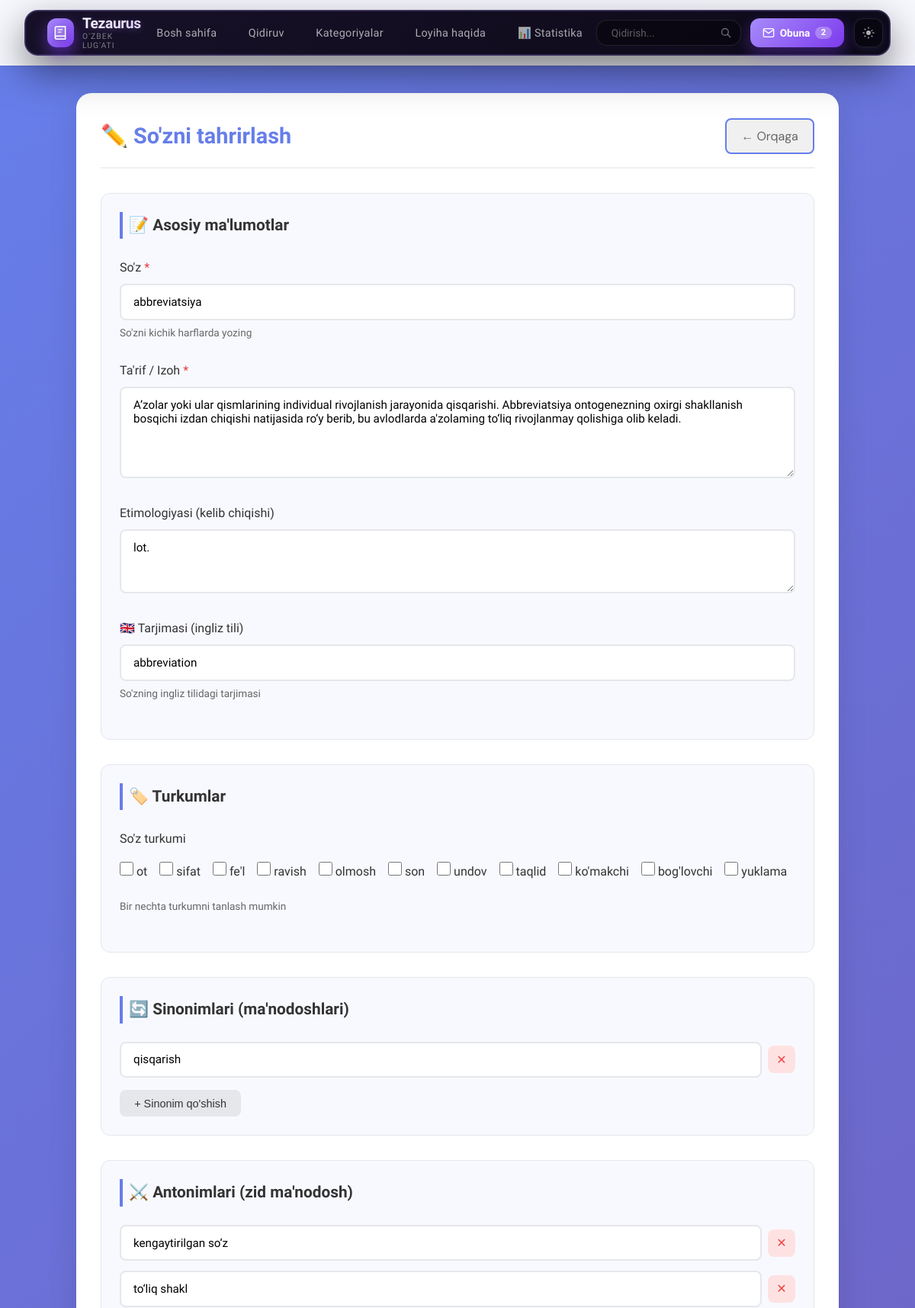
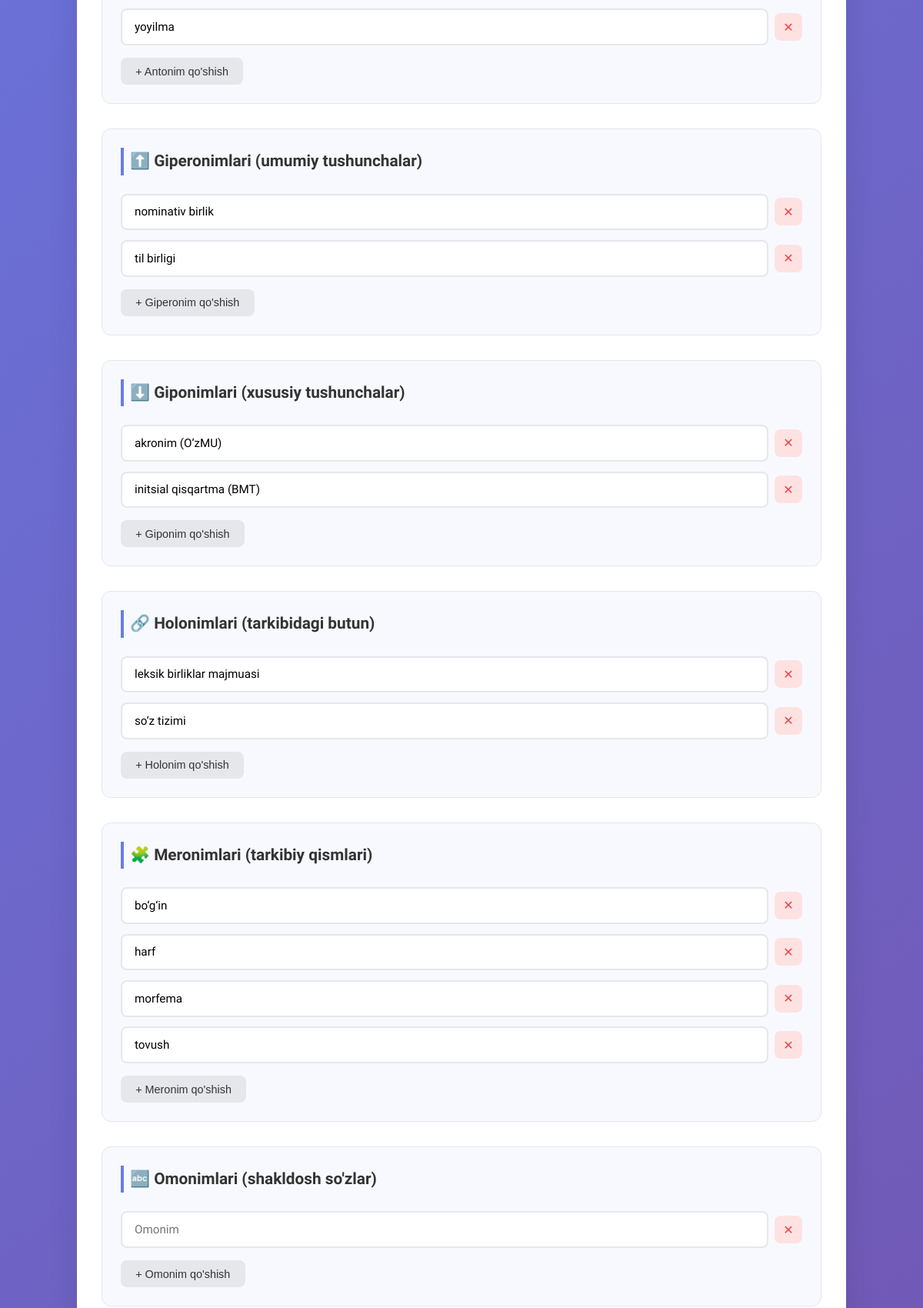
Page /admin/words/edit/1 (signed in, upper part) on the committed database (2 pictures, top to bottom).
### models.py (models this page shows, shortened)
class Word(db.Model):
    id = db.Column(db.Integer, primary_key=True)
    word = db.Column(db.String(100), nullable=False, index=True)  # unique=True ni olib tashladik!
    definition = db.Column(db.Text, nullable=False)
    etymology = db.Column(db.Text)
    translation_en = db.Column(db.String(200))
    categories = db.relationship('WordCategory', backref='word_item', lazy='dynamic', cascade='all, delete-orphan')
    synonyms = db.relationship('WordSynonym', backref='word_item', lazy='dynamic', cascade='all, delete-orphan')
    antonyms = db.relationship('WordAntonym', backref='word_item', lazy='dynamic', cascade='all, delete-orphan')
    hyperonyms = db.relationship('WordHyperonym', backref='word_item', lazy='dynamic', cascade='all, delete-orphan')
    hyponyms = db.relationship('WordHyponym', backref='word_item', lazy='dynamic', cascade='all, delete-orphan')
    holonyms = db.relationship('WordHolonym', backref='word_item', lazy='dynamic', cascade='all, delete-orphan')
    meronyms = db.relationship('WordMeronym', backref='word_item', lazy='dynamic', cascade='all, delete-orphan')
    homonyms = db.relationship('WordHomonym', backref='word_item', lazy='dynamic', cascade='all, delete-orphan')
    paronyms = db.relationship('WordParonym', backref='word_item', lazy='dynamic', cascade='all, delete-orphan')
    usage_areas = db.relationship('WordUsageArea', backref='word_item', lazy='dynamic', cascade='all, delete-orphan')
    created_at = db.Column(db.DateTime, default=datetime.utcnow)
    updated_at = db.Column(db.DateTime, default=datetime.utcnow, onupdate=datetime.utcnow)

class WordSynonym(db.Model):
    __tablename__ = 'word_synonym'
    id = db.Column(db.Integer, primary_key=True)
    word_id = db.Column(db.Integer, db.ForeignKey('word.id'), nullable=False)
    related_word = db.Column(db.String(100), nullable=False, index=True)

class WordAntonym(db.Model):
    __tablename__ = 'word_antonym'
    id = db.Column(db.Integer, primary_key=True)
    word_id = db.Column(db.Integer, db.ForeignKey('word.id'), nullable=False)
    related_word = db.Column(db.String(100), nullable=False, index=True)

class WordHyperonym(db.Model):
    __tablename__ = 'word_hyperonym'
    id = db.Column(db.Integer, primary_key=True)
    word_id = db.Column(db.Integer, db.ForeignKey('word.id'), nullable=False)
    related_word = db.Column(db.String(100), nullable=False, index=True)

class WordHyponym(db.Model):
    __tablename__ = 'word_hyponym'
    id = db.Column(db.Integer, primary_key=True)
    word_id = db.Column(db.Integer, db.ForeignKey('word.id'), nullable=False)
    related_word = db.Column(db.String(100), nullable=False, index=True)

class WordHolonym(db.Model):
    __tablename__ = 'word_holonym'
    id = db.Column(db.Integer, primary_key=True)
    word_id = db.Column(db.Integer, db.ForeignKey('word.id'), nullable=False)
    related_word = db.Column(db.String(100), nullable=False, index=True)

class WordMeronym(db.Model):
    __tablename__ = 'word_meronym'
    id = db.Column(db.Integer, primary_key=True)
    word_id = db.Column(db.Integer, db.ForeignKey('word.id'), nullable=False)
    related_word = db.Column(db.String(100), nullable=False, index=True)

### admin.py (the view, shortened to what this page needs)
@admin_bp.route('/words/edit/<int:word_id>', methods=['GET', 'POST'])
@admin_required
def edit_word(word_id):
    word = Word.query.get_or_404(word_id)
    word_data = {
        'id': word.id,
        'word': word.word,
        'definition': word.definition,
        'etymology': word.etymology,
        'translation_en': word.translation_en,
        'categories': [cat.category for cat in word.categories],
        'synonyms': [syn.related_word for syn in word.synonyms],
        'antonyms': [ant.related_word for ant in word.antonyms],
        'hyperonyms': [hyp.related_word for hyp in word.hyperonyms],
        'hyponyms': [hypo.related_word for hypo in word.hyponyms],
        'holonyms': [hol.related_word for hol in word.holonyms],
        'meronyms': [mer.related_word for mer in word.meronyms],
        'homonyms': [hom.related_word for hom in word.homonyms],
        'paronyms': [par.related_word for par in word.paronyms],
        'usage_areas': [area.area for area in word.usage_areas]
    }
    return render_template('admin/word_form.html', word=word_data)

### templates/admin/word_form.html (shortened to what this page needs)
{% extends "base.html" %}
{% block content %}
<div class="admin-form-container">
    <div class="admin-form-header">
        <h1>{% if word %}✏️ So'zni tahrirlash{% else %}➕ Yangi so'z qo'shish{% endif %}</h1>
        <a href="{{ url_for('admin.words') }}" class="back-btn">← Orqaga</a>
    </div>
    <form method="POST" class="word-form" id="wordForm">
        <div class="form-section">
            <h2>📝 Asosiy ma'lumotlar</h2>
            <div class="form-group">
                <label for="word">So'z <span class="required">*</span></label>
                <input type="text" id="word" name="word" value="{{ word.word if word else '' }}" required
                       placeholder="Masalan: tuproq" class="form-control">
                <small class="form-text">So'zni kichik harflarda yozing</small>
            </div>
            <div class="form-group">
                <label for="definition">Ta'rif / Izoh <span class="required">*</span></label>
                <textarea id="definition" name="definition" rows="5" required
                          class="form-control" placeholder="So'zning ma'nosi...">{{ word.definition if word else '' }}</textarea>
            </div>
            <div class="form-group">
                <label for="etymology">Etimologiyasi (kelib chiqishi)</label>
                <textarea id="etymology" name="etymology" rows="3"
                          class="form-control" placeholder="So'zning kelib chiqishi haqida...">{{ word.etymology if word else '' }}</textarea>
            </div>
            <div class="form-group">
                <label for="translation_en">🇬🇧 Tarjimasi (ingliz tili)</label>
                <input type="text" id="translation_en" name="translation_en"
                       value="{{ word.translation_en if word else '' }}"
                       class="form-control" placeholder="Masalan: soil">
                <small class="form-text">So'zning ingliz tilidagi tarjimasi</small>
            </div>
        </div>
        <div class="form-section">
            <h2>🏷️ Turkumlar</h2>
            <div class="form-group">
                <label>So'z turkumi</label>
                <div class="checkbox-group" id="categories-container">
                    {% set categories = word.categories if word else [] %}
                    {% for category in ['ot', 'sifat', 'fe\'l', 'ravish', 'olmosh', 'son', 'undov', 'taqlid', 'ko\'makchi', 'bog\'lovchi', 'yuklama'] %}
                    <label class="checkbox-label">
                        <input type="checkbox" name="categories[]" value="{{ category }}"
                               {% if category in categories %}checked{% endif %}>
                        {{ category }}
                    </label>
                    {% endfor %}
                </div>
                <small class="form-text">Bir nechta turkumni tanlash mumkin</small>
            </div>
        </div>
        <div class="form-section">
            <h2>🔄 Sinonimlari (ma'nodoshlari)</h2>
            <div class="dynamic-fields" id="synonyms-container">
                {% if word and word.synonyms %}
                    {% for syn in word.synonyms %}
                    <div class="dynamic-field">
                        <input type="text" name="synonyms[]" value="{{ syn }}" class="form-control" placeholder="Sinonim">
                        <button type="button" class="remove-field-btn" onclick="this.parentElement.remove()">✕</button>
                    </div>
                    {% endfor %}
                {% else %}
                <div class="dynamic-field">
                    <input type="text" name="synonyms[]" class="form-control" placeholder="Sinonim">
                    <button type="button" class="remove-field-btn" onclick="this.parentElement.remove()">✕</button>
                </div>
                {% endif %}
            </div>
            <button type="button" class="add-field-btn" onclick="addField('synonyms-container')">+ Sinonim qo'shish</button>
        </div>
        <div class="form-section">
            <h2>⚔️ Antonimlari (zid ma'nodosh)</h2>
            <div class="dynamic-fields" id="antonyms-container">
                {% if word and word.antonyms %}
                    {% for ant in word.antonyms %}
                    <div class="dynamic-field">
                        <input type="text" name="antonyms[]" value="{{ ant }}" class="form-control" placeholder="Antonim">
                        <button type="button" class="remove-field-btn" onclick="this.parentElement.remove()">✕</button>
                    </div>
                    {% endfor %}
                {% else %}
                <div class="dynamic-field">
                    <input type="text" name="antonyms[]" class="form-control" placeholder="Antonim">
                    <button type="button" class="remove-field-btn" onclick="this.parentElement.remove()">✕</button>
                </div>
                {% endif %}
            </div>
            <button type="button" class="add-field-btn" onclick="addField('antonyms-container')">+ Antonim qo'shish</button>
        </div>
        <div class="form-section">
            <h2>⬆️ Giperonimlari (umumiy tushunchalar)</h2>
            <div class="dynamic-fields" id="hyperonyms-container">
                {% if word and word.hyperonyms %}
                    {% for hyp in word.hyperonyms %}
                    <div class="dynamic-field">
                        <input type="text" name="hyperonyms[]" value="{{ hyp }}" class="form-control" placeholder="Giperonim">
                        <button type="button" class="remove-field-btn" onclick="this.parentElement.remove()">✕</button>
                    </div>
                    {% endfor %}
                {% else %}
                <div class="dynamic-field">
                    <input type="text" name="hyperonyms[]" class="form-control" placeholder="Giperonim">
                    <button type="button" class="remove-field-btn" onclick="this.parentElement.remove()">✕</button>
                </div>
                {% endif %}
            </div>
            <button type="button" class="add-field-btn" onclick="addField('hyperonyms-container')">+ Giperonim qo'shish</button>
        </div>
        <div class="form-section">
            <h2>⬇️ Giponimlari (xususiy tushunchalar)</h2>
            <div class="dynamic-fields" id="hyponyms-container">
                {% if word and word.hyponyms %}
                    {% for hypo in word.hyponyms %}
                    <div class="dynamic-field">
                        <input type="text" name="hyponyms[]" value="{{ hypo }}" class="form-control" placeholder="Giponim">
                        <button type="button" class="remove-field-btn" onclick="this.parentElement.remove()">✕</button>
                    </div>
                    {% endfor %}
                {% else %}
                <div class="dynamic-field">
                    <input type="text" name="hyponyms[]" class="form-control" placeholder="Giponim">
                    <button type="button" class="remove-field-btn" onclick="this.parentElement.remove()">✕</button>
                </div>
                {% endif %}
            </div>
            <button type="button" class="add-field-btn" onclick="addField('hyponyms-container')">+ Giponim qo'shish</button>
        </div>
        <div class="form-section">
            <h2>🔗 Holonimlari (tarkibidagi butun)</h2>
            <div class="dynamic-fields" id="holonyms-container">
                {% if word and word.holonyms %}
                    {% for hol in word.holonyms %}
                    <div class="dynamic-field">
                        <input type="text" name="holonyms[]" value="{{ hol }}" class="form-control" placeholder="Holonim">
                        <button type="button" class="remove-field-btn" onclick="this.parentElement.remove()">✕</button>
                    </div>
                    {% endfor %}
                {% else %}
                <div class="dynamic-field">
                    <input type="text" name="holonyms[]" class="form-control" placeholder="Holonim">
                    <button type="button" class="remove-field-btn" onclick="this.parentElement.remove()">✕</button>
                </div>
                {% endif %}
            </div>
            <button type="button" class="add-field-btn" onclick="addField('holonyms-container')">+ Holonim qo'shish</button>
        </div>
        <div class="form-section">
            <h2>🧩 Meronimlari (tarkibiy qismlari)</h2>
            <div class="dynamic-fields" id="meronyms-container">
                {% if word and word.meronyms %}
                    {% for mer in word.meronyms %}
                    <div class="dynamic-field">
                        <input type="text" name="meronyms[]" value="{{ mer }}" class="form-control" placeholder="Meronim">
                        <button type="button" class="remove-field-btn" onclick="this.parentElement.remove()">✕</button>
                    </div>
                    {% endfor %}
                {% else %}
                <div class="dynamic-field">
                    <input type="text" name="meronyms[]" class="form-control" placeholder="Meronim">
                    <button type="button" class="remove-field-btn" onclick="this.parentElement.remove()">✕</button>
                </div>
                {% endif %}
            </div>
            <button type="button" class="add-field-btn" onclick="addField('meronyms-container')">+ Meronim qo'shish</button>
        </div>
        <div class="form-section">
            <h2>🔤 Omonimlari (shakldosh so'zlar)</h2>
            <div class="dynamic-fields" id="homonyms-container">
                {% if word and word.homonyms %}
                    {% for hom in word.homonyms %}
                    <div class="dynamic-field">
                        <input type="text" name="homonyms[]" value="{{ hom }}" class="form-control" placeholder="Omonim">
                        <button type="button" class="remove-field-btn" onclick="this.parentElement.remove()">✕</button>
                    </div>
                    {% endfor %}
                {% else %}
                <div class="dynamic-field">
                    <input type="text" name="homonyms[]" class="form-control" placeholder="Omonim">
                    <button type="button" class="remove-field-btn" onclick="this.parentElement.remove()">✕</button>
                </div>
                {% endif %}
            </div>
            <button type="button" class="add-field-btn" onclick="addField('homonyms-container')">+ Omonim qo'shish</button>
        </div>
    </form>
</div>
{% endblock %}

### rows in the picture
Word: word "abbreviatsiya", definition "A’zolar yoki ular qismlarining individual rivojlanish jarayonida qisqarishi. Abbreviatsiya ontogenezning oxirgi shakllanish bosqichi izdan chiqishi natijasida ro‘y berib, bu avlodlarda a'zolaming to‘liq rivojlanmay qolishiga olib keladi.", etymology "lot.", translation_en "abbreviation"
WordSynonym: related_word "qisqarish"
WordAntonym: related_word "kengaytirilgan so‘z"
WordAntonym: related_word "to‘liq shakl"
WordAntonym: related_word "yoyilma"
WordHyperonym: related_word "nominativ birlik"
WordHyperonym: related_word "til birligi"
WordHyponym: related_word "akronim (O‘zMU)"
WordHyponym: related_word "initsial qisqartma (BMT)"
WordHolonym: related_word "leksik birliklar majmuasi"
WordHolonym: related_word "so‘z tizimi"
WordMeronym: related_word "bo‘g‘in"
WordMeronym: related_word "harf"
WordMeronym: related_word "morfema"
WordMeronym: related_word "tovush"

### other values in the picture
{{ category }} "ot" "sifat" "fe'l" "ravish" "olmosh" "son" "undov" "taqlid" "ko'makchi" "bog'lovchi" "yuklama"
